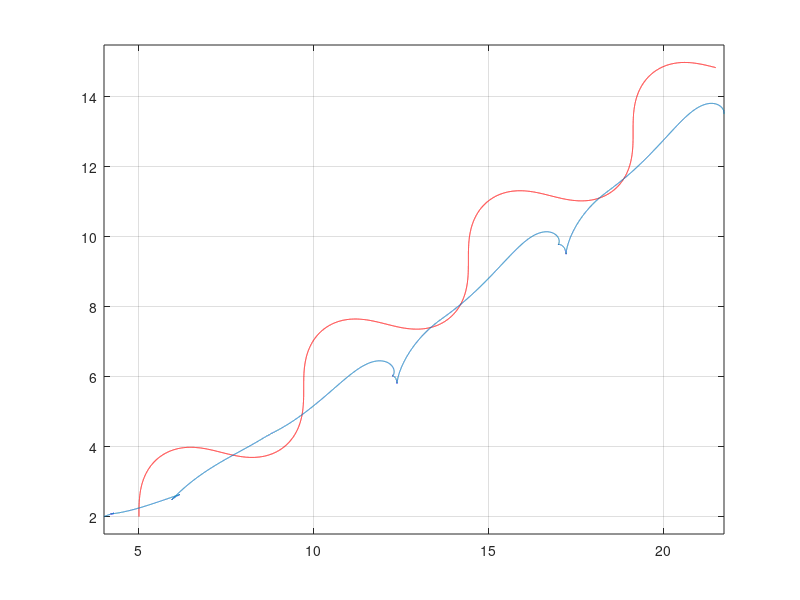

Here is the MATLAB script that generated this plot:
clc; clear all; close all;
%
vl=1.3;
tfinal=20;
%
i=1;
vf(i)=0;
t(i)=0;
%f=0.55;
wl(i)=-sin(1.1*t(i));
%wl(i)=6;
xl(i)=5;
yl(i)=2;
thtl(i)=pi/2;
xf(i)=4;
yf(i)=2;
thtf(i)=pi/8;
phi=+pi/6;
d=1;
%
h=0.001;
%
wfmax=pi;
K=0.7692;
vlmax=2;
vfmax=4;
%
%

l(i)=0;
etan(i)=0;
alphan(i)=0;
btan(i)=0;
wf(i)=0;    
%
%

while t(i)<tfinal
    %Leader
        %disp('1')
        %Follower
        l(i)=sqrt(((xl(i)-(xf(i)+0.2*cos(thtf(i))))^2)+((yl(i)-(yf(i)+0.2*sin(thtf(i))))^2));
        etan(i)=atan2(yl(i)-(yf(i)+0.2*sin(thtf(i))),xl(i)-(xf(i)+0.2*cos(thtf(i))));
        alphan(i)=etan(i)-thtl(i);
        btan(i)=etan(i)-thtf(i);
        vf(i)=-(d-l(i))*cos(btan(i))+(phi-alphan(i))*l(i)*cos(btan(i))-l(i)*sin(btan(i))*wl(i)-vl*cos(alphan(i)+btan(i));
        wf(i)=(-(d-l(i))*sin(btan(i))-(phi-alphan(i))*l(i)*cos(btan(i))+l(i)*cos(btan(i))*wl(i)+vl*sin(-alphan(i)+btan(i)))/0.2;
        xl(i+1) = xl(i) + h*vl*cos(thtl(i));
        yl(i+1) = yl(i) + h*vl*sin(thtl(i));
        thtl(i+1) = thtl(i) + h*wl(i);
        xf(i+1) = xf(i) + h*vf(i)*cos(thtf(i));
        yf(i+1) = yf(i) + h*vf(i)*sin(thtf(i));
        thtf(i+1)= thtf(i) + h*wf(i);    
        i=i+1;
        t(i)=t(i-1)+h;
        wl(i)=-sin(1.1*t(i));
       
end
%
plot(xl,yl,'r',xf,yf); axis equal; grid on;
% %figure; plot(xl-3,yl,'r',xf,yf); axis equal; grid on;
% %figure; plot(t, xl-xf, 'b', t, yl-yf, 'r', t, sqrt((xl-xf).^2+(yl-yf).^2),'k'); grid on;
% %figure; plot(t,thtf); grid on;
% %figure; plot(t,thtl); grid on;
% figure; plot(t,rad2deg(ddd-thtf)); grid on;
% figure; plot(t, sqrt(xf.^2+yf.^2)); grid on;